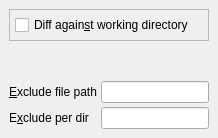
     <widget class="QWidget" name="WorkingDir">
      <attribute name="title">
       <string>&amp;Working directory</string>
      </attribute>
      <layout class="QHBoxLayout">
       <property name="spacing">
        <number>6</number>
       </property>
       <property name="leftMargin">
        <number>9</number>
       </property>
       <property name="topMargin">
        <number>9</number>
       </property>
       <property name="rightMargin">
        <number>9</number>
       </property>
       <property name="bottomMargin">
        <number>9</number>
       </property>
       <item>
        <layout class="QVBoxLayout">
         <property name="spacing">
          <number>0</number>
         </property>
         <property name="leftMargin">
          <number>0</number>
         </property>
         <property name="topMargin">
          <number>0</number>
         </property>
         <property name="rightMargin">
          <number>0</number>
         </property>
         <property name="bottomMargin">
          <number>0</number>
         </property>
         <item>
          <widget class="QFrame" name="frame_3">
           <property name="frameShape">
            <enum>QFrame::Shape::StyledPanel</enum>
           </property>
           <property name="frameShadow">
            <enum>QFrame::Shadow::Raised</enum>
           </property>
           <layout class="QHBoxLayout">
            <property name="spacing">
             <number>4</number>
            </property>
            <property name="leftMargin">
             <number>5</number>
            </property>
            <property name="topMargin">
             <number>5</number>
            </property>
            <property name="rightMargin">
             <number>5</number>
            </property>
            <property name="bottomMargin">
             <number>5</number>
            </property>
            <item>
             <widget class="QCheckBox" name="checkBoxDiffCache">
              <property name="toolTip">
               <string>Check to see git status. You need this to commit changes</string>
              </property>
              <property name="text">
               <string>Diff again&amp;st working directory</string>
              </property>
              <property name="shortcut">
               <string>Alt+S</string>
              </property>
             </widget>
            </item>
           </layout>
          </widget>
         </item>
         <item>
          <spacer>
           <property name="orientation">
            <enum>Qt::Orientation::Vertical</enum>
           </property>
           <property name="sizeHint" stdset="0">
            <size>
             <width>20</width>
             <height>40</height>
            </size>
           </property>
          </spacer>
         </item>
         <item>
          <layout class="QGridLayout">
           <property name="leftMargin">
            <number>0</number>
           </property>
           <property name="topMargin">
            <number>0</number>
           </property>
           <property name="rightMargin">
            <number>0</number>
           </property>
           <property name="bottomMargin">
            <number>0</number>
           </property>
           <property name="spacing">
            <number>4</number>
           </property>
           <item row="1" column="1">
            <widget class="QLineEdit" name="lineEditExcludePerDir">
             <property name="toolTip">
              <string>Exclude patterns file that apply only to the
	directory and its subdirectories</string>
             </property>
            </widget>
           </item>
           <item row="0" column="1">
            <widget class="QLineEdit" name="lineEditExcludeFile">
             <property name="toolTip">
              <string>Exclude patterns are read from this file one per line</string>
             </property>
            </widget>
           </item>
           <item row="1" column="0">
            <widget class="QLabel" name="textLabelExcludePerDir">
             <property name="text">
              <string>E&amp;xclude per dir</string>
             </property>
             <property name="wordWrap">
              <bool>false</bool>
             </property>
             <property name="buddy">
              <cstring>lineEditExcludePerDir</cstring>
             </property>
            </widget>
           </item>
           <item row="0" column="0">
            <widget class="QLabel" name="textLabelExcludeFile">
             <property name="text">
              <string>&amp;Exclude file path</string>
             </property>
             <property name="wordWrap">
              <bool>false</bool>
             </property>
             <property name="buddy">
              <cstring>lineEditExcludeFile</cstring>
             </property>
            </widget>
           </item>
          </layout>
         </item>
        </layout>
       </item>
      </layout>
     </widget>
